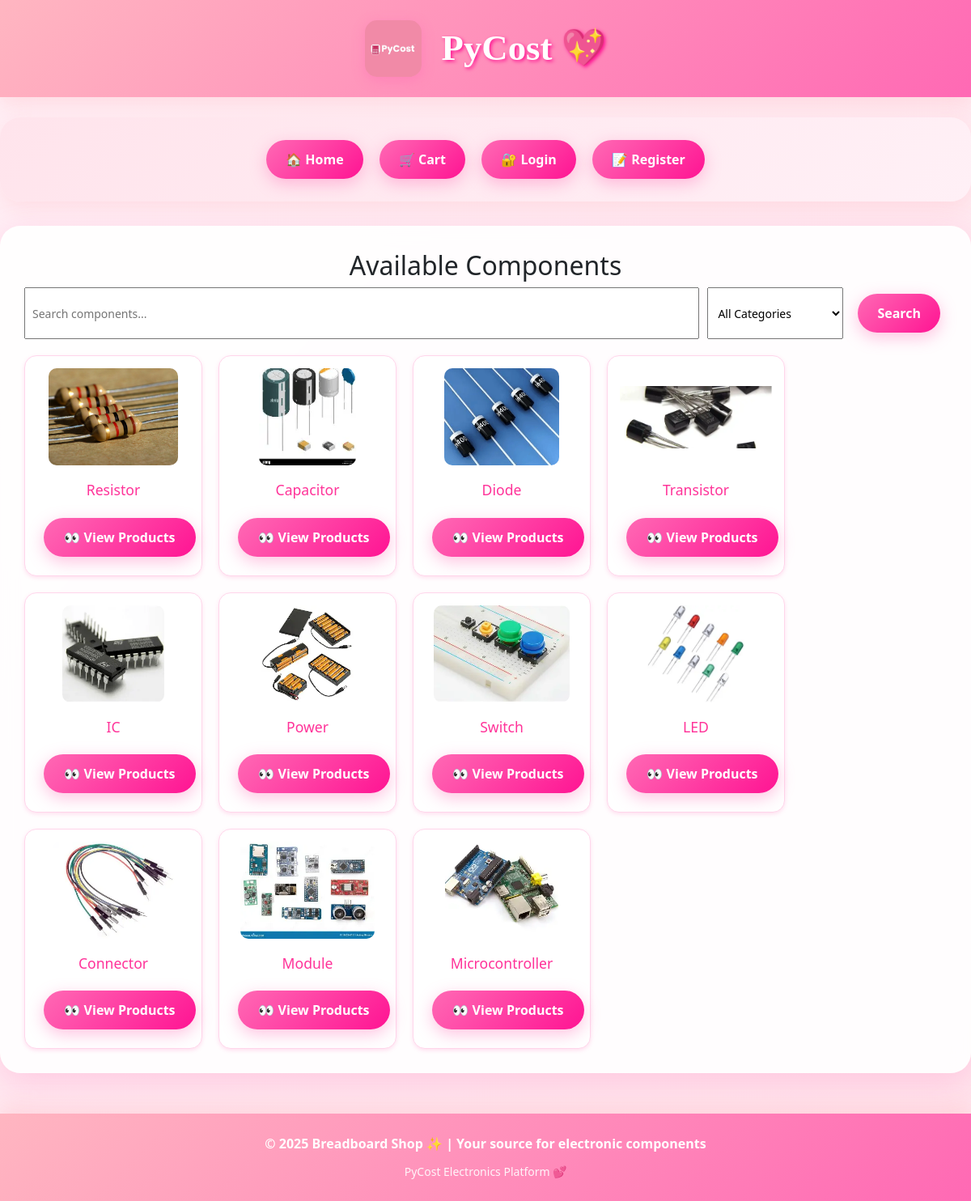
The page / on the database its author committed.
### tables this page shows
CREATE TABLE products (
            id INTEGER PRIMARY KEY AUTOINCREMENT,
            name TEXT,
            category TEXT,
            description TEXT,
            price REAL,
            image TEXT
        );

### app.py (the view)
@app.route("/")
def index():
    search = request.args.get("search", "")
    category = request.args.get("category", "")
    query = "SELECT * FROM products WHERE 1=1"
    params = []
    if search:
        query += " AND name LIKE ?"
        params.append(f"%{search}%")
    if category:
        query += " AND category = ?"
        params.append(category)
    products = query_db(query, params)
    categories = query_db("SELECT DISTINCT category FROM products")
    nickname = None
    if "user" in session:
        user = query_db("SELECT nickname FROM users WHERE username = ?", [session["user"]], one=True)
        if user:
            nickname = user["nickname"]
    return render_template(
        "index.html",
        products=products,
        categories=categories,
        search_query=search,
        selected_category=category,
        nickname=nickname
    )

### app.py (called while the page is built)
def get_db():
    db = getattr(g, "_database", None)
    if db is None:
        db = g._database = sqlite3.connect("database.db")
        db.row_factory = sqlite3.Row
    return db

@app.teardown_appcontext
def close_connection(exception):
    db = getattr(g, "_database", None)
    if db is not None:
        db.close()

def query_db(query, args=(), one=False):
    cur = get_db().execute(query, args)
    rv = cur.fetchall()
    cur.close()
    return (rv[0] if rv else None) if one else rv

### templates/index.html (shortened to what this page needs)
{% extends "base.html" %}
{% block content %}
<h2>Available Components</h2>
<form method="GET" action="/" class="search-filter" style="margin-bottom: 20px;">
    <input type="text" name="search" placeholder="Search components..."
           value="{{ request.args.get('search', '') }}" class="search-box" style="padding: 8px; width: 250px;">
    <select name="category" class="category-dropdown" style="padding: 8px;">
        <option value="">All Categories</option>
    </select>
    <button type="submit" class="search-btn" style="padding: 8px 12px; background-color: #ff69b4; border: none; color: white; border-radius: 5px;">Search</button>
</form>
<div class="products" style="display: flex; flex-wrap: wrap; gap: 20px;">
    {% set displayed_categories = [] %}
    {% for p in products %}
        {% if p.category not in displayed_categories %}
            <div class="product-card" style="border: 1px solid #ffd6eb; padding: 15px; border-radius: 15px; width: 220px; text-align: center; background-color: white; box-shadow: 0 2px 5px rgba(255, 105, 180, 0.2);">
                {% if p.category == 'Resistor' %}
                    <img src="{{ url_for('static', filename='r1.png') }}" alt="Resistor" style="max-width: 100%; height: 120px; object-fit: contain; margin-bottom: 10px; border-radius: 10px;">
                {% elif p.category == 'Capacitor' %}
                    <img src="{{ url_for('static', filename='c1.png') }}" alt="Capacitor" style="max-width: 100%; height: 120px; object-fit: contain; margin-bottom: 10px; border-radius: 10px;">
                {% elif p.category == 'Diode' %}
                    <img src="{{ url_for('static', filename='d1.png') }}" alt="Diode" style="max-width: 100%; height: 120px; object-fit: contain; margin-bottom: 10px; border-radius: 10px;">
                {% elif p.category == 'Transistor' %}
                    <img src="{{ url_for('static', filename='t1.png') }}" alt="Transistor" style="max-width: 100%; height: 120px; object-fit: contain; margin-bottom: 10px; border-radius: 10px;">
                {% elif p.category == 'IC' %}
                    <img src="{{ url_for('static', filename='ic1.png') }}" alt="IC" style="max-width: 100%; height: 120px; object-fit: contain; margin-bottom: 10px; border-radius: 10px;">
                {% elif p.category == 'Power' %}
                    <img src="{{ url_for('static', filename='p1.png') }}" alt="Power" style="max-width: 100%; height: 120px; object-fit: contain; margin-bottom: 10px; border-radius: 10px;">
                {% elif p.category == 'Switch' %}
                    <img src="{{ url_for('static', filename='s1.png') }}" alt="Switch" style="max-width: 100%; height: 120px; object-fit: contain; margin-bottom: 10px; border-radius: 10px;">
                {% elif p.category == 'LED' %}
                    <img src="{{ url_for('static', filename='l1.png') }}" alt="LED" style="max-width: 100%; height: 120px; object-fit: contain; margin-bottom: 10px; border-radius: 10px;">
                {% elif p.category == 'Connector' %}
                    <img src="{{ url_for('static', filename='j1.png') }}" alt="Connector" style="max-width: 100%; height: 120px; object-fit: contain; margin-bottom: 10px; border-radius: 10px;">
                {% elif p.category == 'Module' %}
                    <img src="{{ url_for('static', filename='m1.png') }}" alt="Module" style="max-width: 100%; height: 120px; object-fit: contain; margin-bottom: 10px; border-radius: 10px;">
                {% elif p.category == 'Microcontroller' %}
                    <img src="{{ url_for('static', filename='MICRO1.png') }}" alt="Microcontroller" style="max-width: 100%; height: 120px; object-fit: contain; margin-bottom: 10px; border-radius: 10px;">
                {% else %}
                    <div style="width: 120px; height: 120px; background: linear-gradient(45deg, #ff69b4, #ffb6c1); border-radius: 10px; margin: 0 auto 10px; display: flex; align-items: center; justify-content: center; color: white; font-size: 24px;">🛒</div>
                {% endif %}
                <h3 style="color: #ff3399; margin: 10px 0 15px 0; font-size: 1.1rem; word-break: break-word;">{{ p.category }}</h3>
                <a href="{{ url_for('product_page', product_id=p.id) }}" class="btn" style="width: 100%; padding: 12px; background: linear-gradient(135deg, #ff69b4, #ff1493); color: white; text-decoration: none; border-radius: 12px; display: inline-block; font-weight: bold; box-shadow: 0 4px 15px rgba(255,105,180,0.4);">👀 View Products</a>
            </div>
            {% set _ = displayed_categories.append(p.category) %}
        {% endif %}
    {% endfor %}
</div>
{% endblock %}

### templates/base.html (shortened to what this page needs)
<!DOCTYPE html>
<html lang="en">
<head>
    <link rel="stylesheet" href="{{ url_for('static', filename='style.css') }}">
    <link href="https://cdn.jsdelivr.net/npm/bootstrap@5.3.0/dist/css/bootstrap.min.css" rel="stylesheet">
    <link rel="stylesheet" href="https://cdn.jsdelivr.net/npm/bootstrap-icons@1.10.0/font/bootstrap-icons.css">
</head>
<body style="background: linear-gradient(135deg, #fff0f6 0%, #ffe4ec 100%); min-height: 100vh;">
<header style="background: linear-gradient(135deg, #ffb6c1, #ff69b4); padding: 25px 20px; text-align: center; box-shadow: 0 8px 25px rgba(255,182,193,0.4);">
    <div style="display: flex; align-items: center; justify-content: center; gap: 25px; flex-wrap: wrap; max-width: 1200px; margin: 0 auto;">
        <img src="{{ url_for('static', filename='mihanna.png') }}"
             alt="PyCost Logo"
             style="max-height: 70px; width: auto; border-radius: 15px; box-shadow: 0 4px 15px rgba(255,105,180,0.4);">
        <h1 style="color: white; font-size: 2.8rem; margin: 0; font-weight: bold; text-shadow: 2px 2px 4px #ff1493; font-family: 'Comic Sans MS', cursive;">
            PyCost 💖
        </h1>
    </div>
</header>
<nav style="text-align: center; margin: 25px auto; padding: 20px; background: linear-gradient(135deg, #ffe4ec, #fff0f6); border-radius: 25px; max-width: 1200px; margin: 25px auto; box-shadow: 0 8px 25px rgba(255,182,193,0.3);">
    <a href="/" class="nav-btn" style="background: linear-gradient(135deg, #ff69b4, #ff1493); color: white; margin: 0 8px; padding: 15px 25px; text-decoration: none; border-radius: 30px; font-weight: bold; box-shadow: 0 6px 20px rgba(255,105,180,0.4); display: inline-block; transition: all 0.3s ease;">🏠 Home</a>
    <a href="/cart" class="nav-btn" style="background: linear-gradient(135deg, #ff69b4, #ff1493); color: white; margin: 0 8px; padding: 15px 25px; text-decoration: none; border-radius: 30px; font-weight: bold; box-shadow: 0 6px 20px rgba(255,105,180,0.4); display: inline-block; transition: all 0.3s ease;">🛒 Cart</a>
    {% if session.user %}
        <a href="/orders" class="nav-btn" style="background: linear-gradient(135deg, #ff69b4, #ff1493); color: white; margin: 0 8px; padding: 15px 25px; text-decoration: none; border-radius: 30px; font-weight: bold; box-shadow: 0 6px 20px rgba(255,105,180,0.4); display: inline-block; transition: all 0.3s ease;">📋 My Orders</a>
        <a href="#" class="nav-btn logout-btn" style="background: linear-gradient(135deg, #ff1493, #ff69b4); color: white; margin: 0 8px; padding: 15px 25px; text-decoration: none; border-radius: 30px; font-weight: bold; box-shadow: 0 6px 20px rgba(255,20,147,0.4); display: inline-block; transition: all 0.3s ease;" data-bs-toggle="modal" data-bs-target="#logoutModal">
            🚪 Logout ({{ session.user }})
        </a>
    {% else %}
        <a href="/login" class="nav-btn" style="background: linear-gradient(135deg, #ff69b4, #ff1493); color: white; margin: 0 8px; padding: 15px 25px; text-decoration: none; border-radius: 30px; font-weight: bold; box-shadow: 0 6px 20px rgba(255,105,180,0.4); display: inline-block; transition: all 0.3s ease;">🔐 Login</a>
        <a href="/register" class="nav-btn" style="background: linear-gradient(135deg, #ff69b4, #ff1493); color: white; margin: 0 8px; padding: 15px 25px; text-decoration: none; border-radius: 30px; font-weight: bold; box-shadow: 0 6px 20px rgba(255,105,180,0.4); display: inline-block; transition: all 0.3s ease;">📝 Register</a>
    {% endif %}
</nav>
<main class="container" style="background: rgba(255,255,255,0.9); padding: 30px; border-radius: 25px; margin: 30px auto; max-width: 1200px; box-shadow: 0 12px 40px rgba(255,105,180,0.25); backdrop-filter: blur(10px);">
    {% block content %}{% endblock %}
</main>
<footer style="background: linear-gradient(135deg, #ffb6c1, #ff69b4); color: white; text-align: center; padding: 25px; margin-top: 50px; font-size: 16px; box-shadow: 0 -8px 25px rgba(255,182,193,0.4);">
    <div style="max-width: 1200px; margin: 0 auto;">
        <p style="margin: 0 0 10px 0; font-weight: bold;">&copy; 2025 Breadboard Shop ✨ | Your source for electronic components</p>
        <small style="opacity: 0.9;">PyCost Electronics Platform 💕</small>
    </div>
</footer>
</body>
</html>

### static/style.css (style rules this page uses)
.products { display: grid; grid-template-columns: repeat(auto-fill, minmax(220px, 1fr)); gap: 20px; }
.product-card { background-color: white; border-radius: 8px; padding: 15px; text-align: center; box-shadow: 0 2px 6px rgba(0,0,0,0.15); transition: transform 0.2s; }
.btn { display: inline-block; background-color: #4CAF50; color: white; padding: 10px 18px; border: none; border-radius: 5px; text-decoration: none; font-weight: bold; cursor: pointer; margin: 5px 2px; transition: background-color 0.2s, transform 0.2s; }
.search-filter { display: flex; gap: 10px; margin-bottom: 20px; }
.search-box { flex: 1; padding: 10px; font-size: 14px; }
.category-dropdown { padding: 10px; font-size: 14px; }
body { background-color: #ffe4ec; font-family: 'Comic Sans MS', cursive, sans-serif; margin: 0; padding: 0; }
header { background-color: #ffb6c1; padding: 20px; text-align: center; }
nav a { color: white; margin: 0 15px; text-decoration: none; font-weight: bold; font-size: 1.1rem; transition: color 0.3s; }
h2, h3 { text-align: center; color: #ff69b4; margin-top: 20px; }
.product-card p, .component-price, .cart-table td:nth-child(4), .cart-table td:nth-child(5), h3 { font-weight: bold; color: #ff007f; font-size: 1.5rem; }
footer { background-color: #ffb6c1; color: white; text-align: center; padding: 10px; margin-top: 30px; }
.products { justify-items: center; }
.btn, .btn-checkout, .add-to-cart-btn { background-color: #ff69b4; color: white; transition: background 0.2s, transform 0.2s; }
.search-btn { background-color: #ff69b4; color: white; border-radius: 8px; font-weight: bold; transition: background 0.2s; }

### templates/base.html (style rules this page uses)
.btn, .nav-btn, .logout-btn, input[type="submit"], button[type="submit"], button { background: linear-gradient(135deg, #ff69b4, #ff1493) !important; color: white !important; border: none !important; padding: 12px 24px !important; margin: 8px !important; text-decoration: none !important; border-radius: 25px !important; font-weight: bold !important; box-shadow: 0 6px 20px rgba(255,105,180,0.4) !important; display: inline-block !important; transition: all 0.3s ease !important; font-size: 1rem !important; min-height: 48px !important; cursor: pointer !important; text-align: center !important; }

### rows shown on the page
products: category "Resistor"
products: category "Capacitor"
products: category "Diode"
products: category "Transistor"
products: category "IC"
products: category "Power"
products: category "Switch"
products: category "LED"
products: category "Connector"
products: category "Module"
products: category "Microcontroller"
